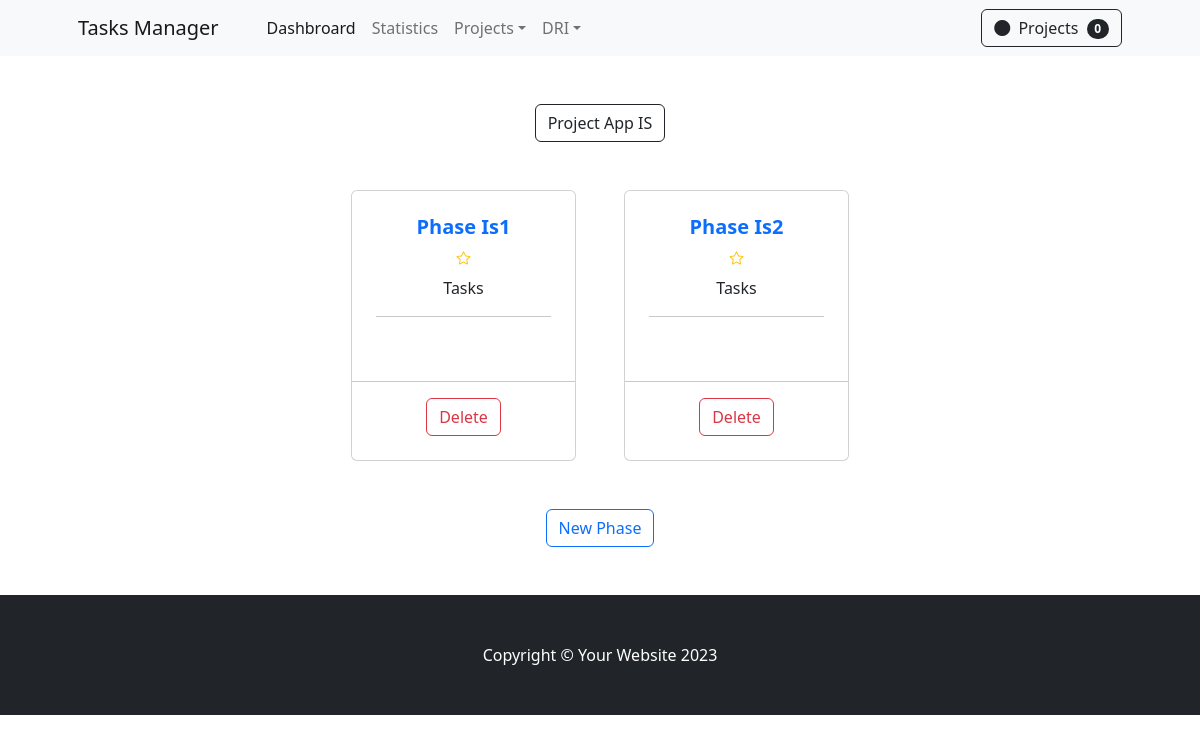
/phases/1/, run on an earlier commit of the app's database.
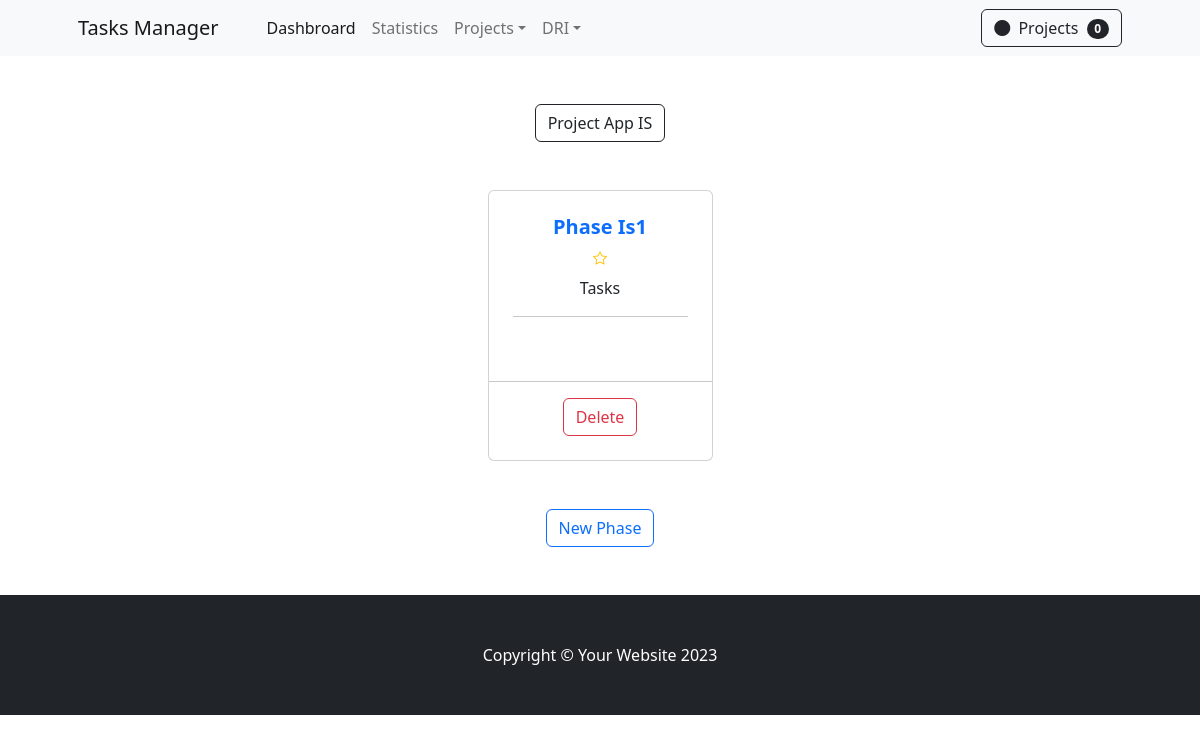
And on a later commit of the database.
### apps/backend/models.py (models this page shows, shortened)
class Phase(models.Model):
    title           = models.CharField(max_length=150)
    description     = models.TextField(blank=False)
    project         = models.ForeignKey(Project, on_delete=models.CASCADE, related_name='phases')

### apps/backend/views/phase.py (the view, shortened to what this page needs)
# urls.py: path('phases/<int:project_id>/', view=phase_list, name='phase-list'),
def phase_list(request, project_id):
    phases  = Phase.objects.filter(project_id=project_id)
    project = Project.objects.get(id=project_id)
    if (phases):
        context = {
            'error': False,
            'phases': phases,
            'project_id': project_id,
            'project': project,
        }
    return render(request, 'phases/phase_list.html', context)

### apps/backend/templates/phases/phase_list.html (shortened to what this page needs)
{% extends '_base.html' %}
{% load crispy_forms_tags %}
{% load static %}
{% block content %}
{% if error is False %}
<section class="py-5">
    <div class="text-center">
        <a href="{% url 'project-detail' project_id %}" class="btn btn-outline-dark" >{{project.title}}</a>
    </div>
    <div class="container px-4 px-lg-5 mt-5">
        <div class="row gx-4 gx-lg-5 row-cols-2 row-cols-md-3 row-cols-xl-4 justify-content-center">
            {% for phase in phases %}
                <div class="col mb-5">
                    <div class="card h-100">
                        <div class="card-body p-4">
                            <div class="text-center">
                                <h5 class="fw-bolder">
                                    <a class="text-decoration-none" href="{% url 'phase-detail' phase.id %}">{{phase.title|title}}</a>
                                </h5>
                                <div class="d-flex justify-content-center small text-warning mb-2">
                                    <div class="bi-star"></div>
                                </div>
                                Tasks
                                <hr>
                            </div>
                        </div>
                        <hr>
                        <div class="card-footer p-4 pt-0 border-top-0 bg-transparent">
                            <div class="text-center"><a href="{% url 'phase-delete' phase.id %}" class="btn btn-outline-danger mt-auto" >Delete</a></div>
                        </div>
                    </div>
                </div>
            {% endfor %}
        </div>
    </div>
    <div class="text-center">
        <a href="{% url 'phase-create' project_id %}" class="btn btn-outline-primary" >New Phase</a>
    </div>
</section>
{% else %}
    <h1 style="color: red;">{{message}}</h1>
{% endif %}
{% endblock %}

What changed in the data, as far as the page shows it:
removed Phase: title "Phase Is2"
